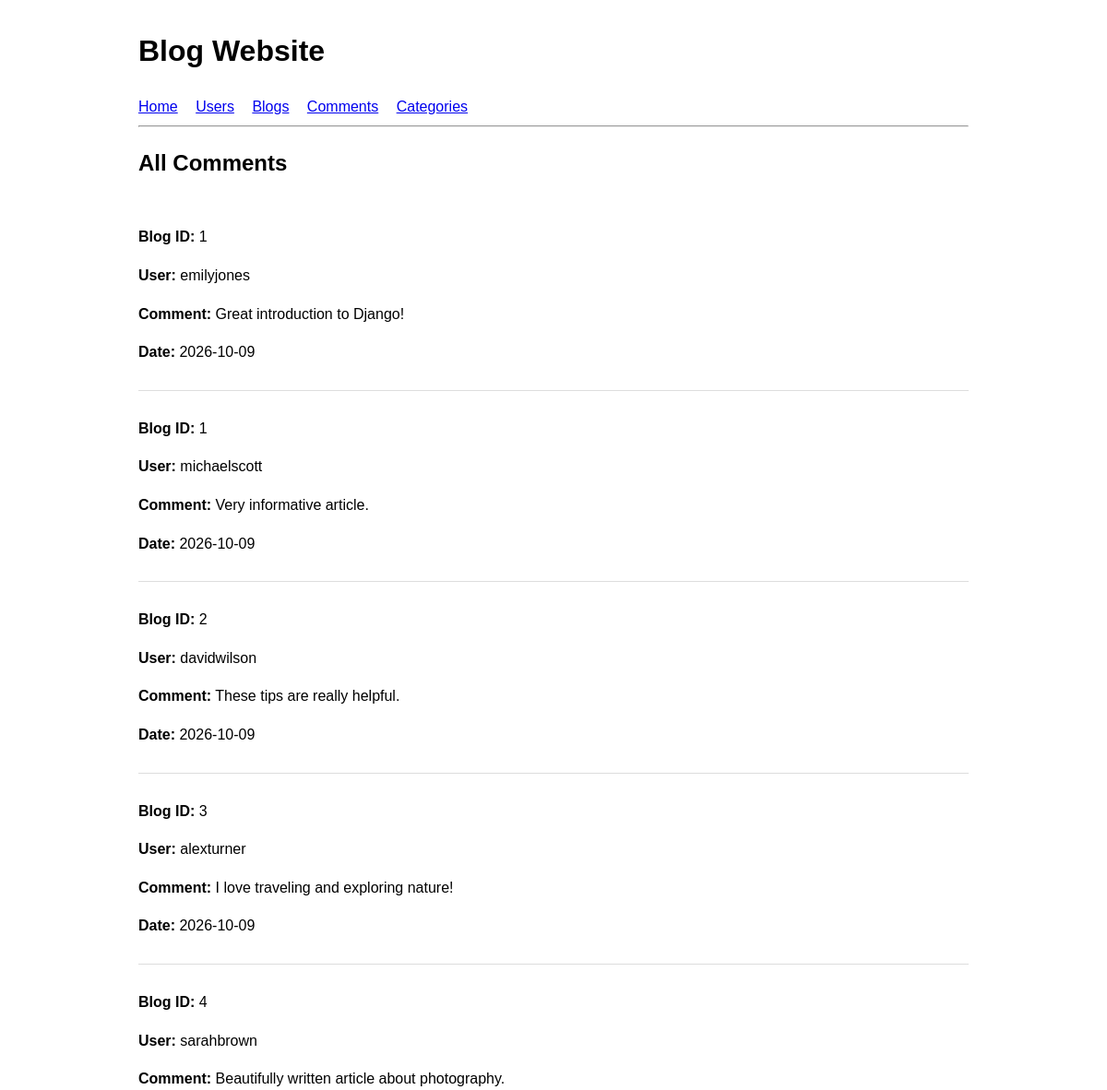
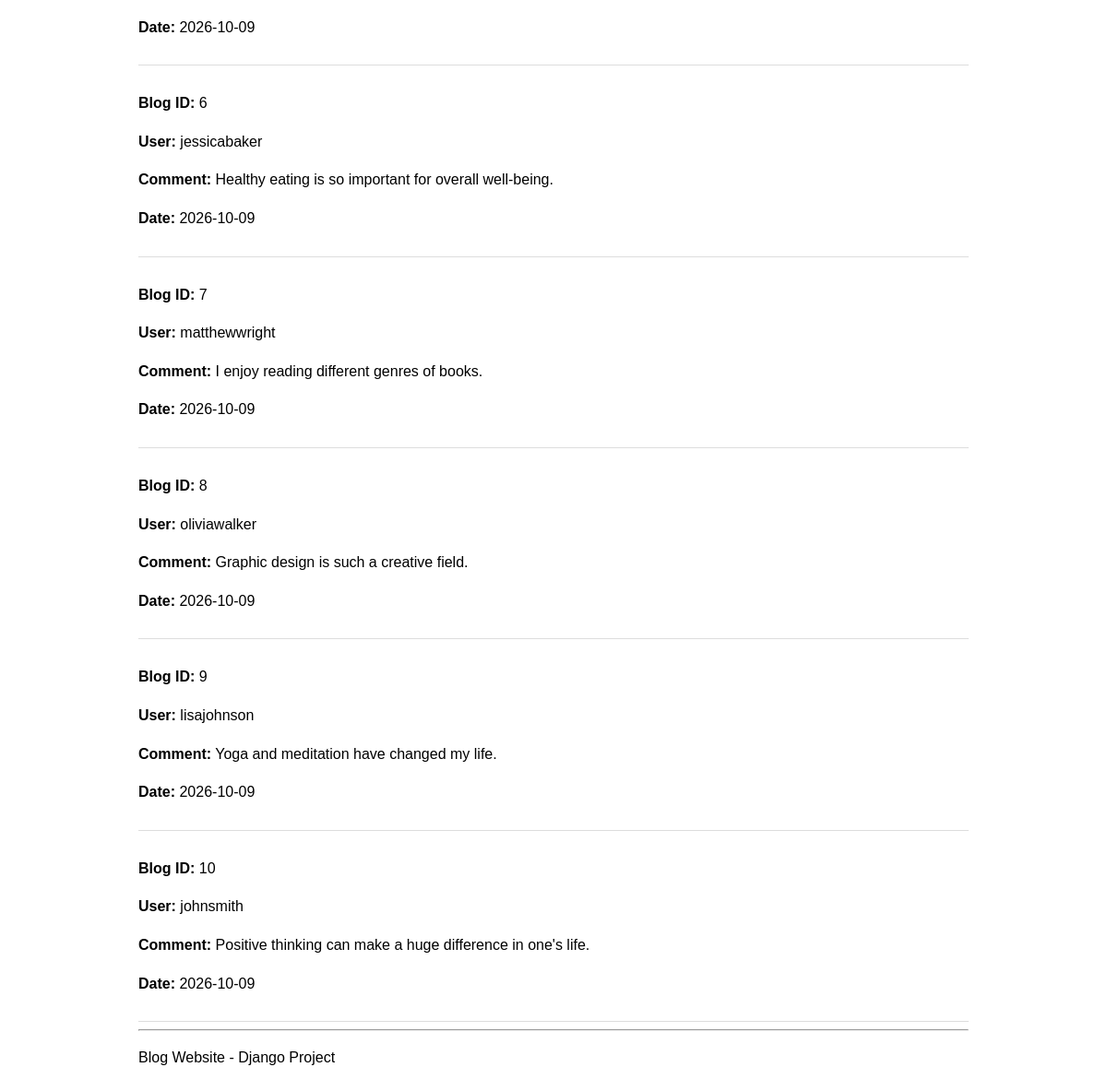
Page /comments/ on the committed database (2 pictures, top to bottom).
### blog/models.py (models this page shows, shortened)
class Comment(models.Model):
    post = models.ForeignKey(
        Post,
        on_delete=models.CASCADE,
        related_name='comments'
    )
    user = models.ForeignKey(
        User,
        on_delete=models.CASCADE,
        related_name='blog_comments'
    )
    content = models.TextField()
    date_posted = models.DateTimeField(auto_now_add=True)

### blog/views.py (the view)
# urls.py: path('comments/', views.comments, name='comments'),
def comments(request):
    all_comments = Comment.objects.select_related(
        'post', 'user'
    ).all().order_by('id')
    return render(
        request,
        'comments.html',
        {'comments': all_comments}
    )

### blog/templates/comments.html (shortened to what this page needs)
{% extends "master.html" %}
{% block content %}
<h2>All Comments</h2>
{% for comment in comments %}
    <article>
        <p><strong>Blog ID:</strong> {{ comment.post_id }}</p>
        <p><strong>User:</strong> {{ comment.user.username }}</p>
        <p><strong>Comment:</strong> {{ comment.content }}</p>
        <p><strong>Date:</strong> {{ comment.date_posted|date:"Y-m-d" }}</p>
    </article>
{% empty %}
    <p>No comments found.</p>
{% endfor %}
{% endblock %}

### blog/templates/master.html (style rules this page uses)
body { font-family: Arial, sans-serif; max-width: 900px; margin: 30px auto; padding: 0 20px; line-height: 1.6; }
article { border-bottom: 1px solid #ddd; padding: 12px 0; }

### rows in the picture
Comment: post_id "1", user.username "emilyjones", content "Great introduction to Django!", date_posted "2026-10-09"
Comment: post_id "1", user.username "michaelscott", content "Very informative article.", date_posted "2026-10-09"
Comment: post_id "2", user.username "davidwilson", content "These tips are really helpful.", date_posted "2026-10-09"
Comment: post_id "3", user.username "alexturner", content "I love traveling and exploring nature!", date_posted "2026-10-09"
Comment: post_id "4", user.username "sarahbrown", content "Beautifully written article about photography.", date_posted "2026-10-09"
Comment: post_id "6", user.username "jessicabaker", content "Healthy eating is so important for overall well-being.", date_posted "2026-10-09"
Comment: post_id "7", user.username "matthewwright", content "I enjoy reading different genres of books.", date_posted "2026-10-09"
Comment: post_id "8", user.username "oliviawalker", content "Graphic design is such a creative field.", date_posted "2026-10-09"
Comment: post_id "9", user.username "lisajohnson", content "Yoga and meditation have changed my life.", date_posted "2026-10-09"
Comment: post_id "10", user.username "johnsmith", content "Positive thinking can make a huge difference in one's life.", date_posted "2026-10-09"
